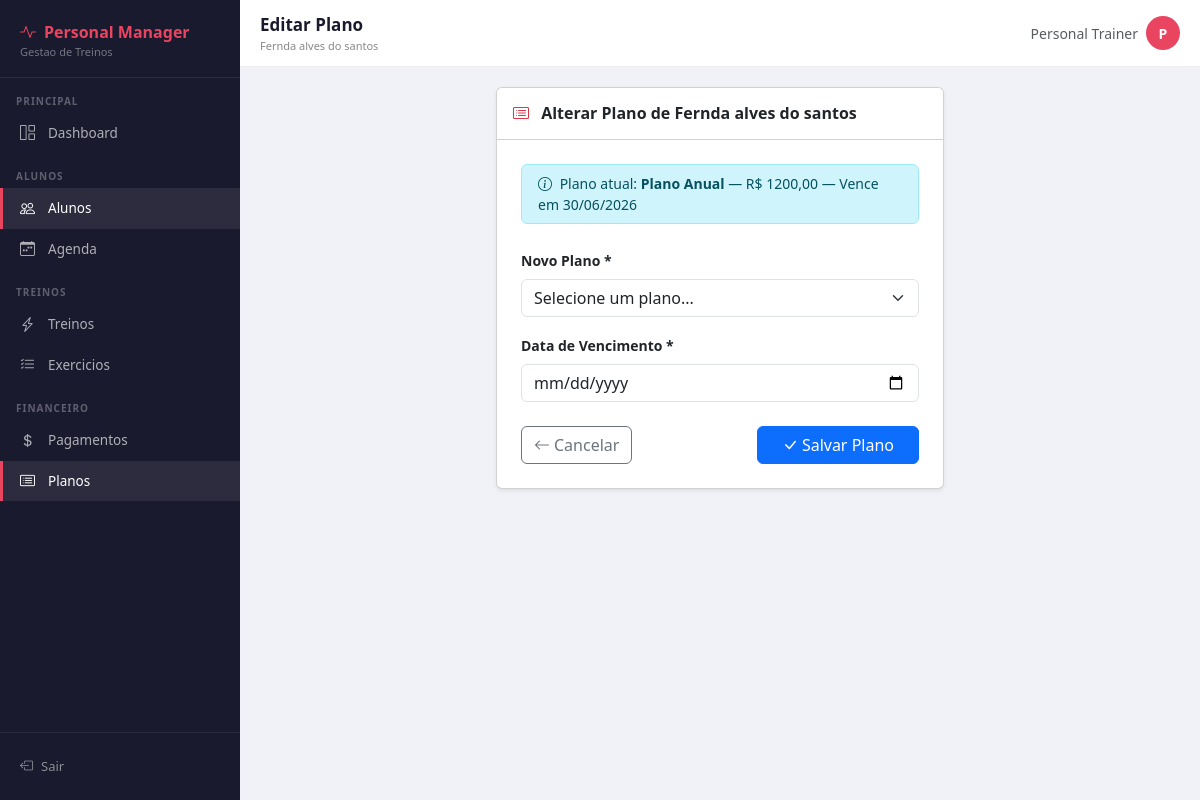
Screenshot of /financeiro/plano-aluno/32/ (signed in) with the database file from the repository.
### alunos/models.py (models this page shows, shortened)
class Aluno(models.Model):
    SEXO_CHOICES = [
        ('M', 'Masculino'),
        ('F', 'Feminino'),
        ('O', 'Outro'),
    ]
    usuario            = models.OneToOneField(User, on_delete=models.SET_NULL, null=True, blank=True)
    nome               = models.CharField(max_length=100)
    telefone           = models.CharField(max_length=20)
    email              = models.EmailField(unique=True)
    data_nascimento    = models.DateField(null=True, blank=True)
    sexo               = models.CharField(max_length=1, choices=SEXO_CHOICES, default='M')
    cep                = models.CharField(max_length=9, blank=True)
    logradouro         = models.CharField(max_length=200, blank=True)
    bairro             = models.CharField(max_length=100, blank=True)
    cidade             = models.CharField(max_length=100, blank=True)
    estado             = models.CharField(max_length=2, blank=True)
    objetivo           = models.TextField(blank=True)
    ativo              = models.BooleanField(default=True)
    aceite_lgpd        = models.BooleanField(default=False, verbose_name='Aceitou a LGPD')
    data_aceite_lgpd   = models.DateTimeField(null=True, blank=True, verbose_name='Data do aceite LGPD')
    criado_em          = models.DateTimeField(auto_now_add=True)
    atualizado_em      = models.DateTimeField(auto_now=True)
    class Meta:
        verbose_name        = 'Aluno'
        verbose_name_plural = 'Alunos'
        ordering            = ['nome']

### financeiro/models.py (models this page shows, shortened)
class Pagamento(models.Model):
    FORMA_CHOICES = [
        ('dinheiro', 'Dinheiro'),
        ('pix', 'PIX'),
        ('cartao_credito', 'Cartão de Crédito'),
        ('cartao_debito', 'Cartão de Débito'),
        ('transferencia', 'Transferência'),
    ]
    aluno = models.ForeignKey(Aluno, on_delete=models.CASCADE, related_name='pagamentos')
    plano = models.ForeignKey(Plano, on_delete=models.SET_NULL, null=True)
    valor = models.DecimalField(max_digits=8, decimal_places=2)
    data_vencimento = models.DateField()
    data_pagamento = models.DateField(null=True, blank=True)
    pago = models.BooleanField(default=False)
    forma_pagamento = models.CharField(max_length=20, choices=FORMA_CHOICES, blank=True)
    observacoes = models.TextField(blank=True)
    criado_em = models.DateTimeField(auto_now_add=True)
    class Meta:
        verbose_name = 'Pagamento'
        verbose_name_plural = 'Pagamentos'
        ordering = ['-data_vencimento']

class Plano(models.Model):
    nome = models.CharField(max_length=100)
    valor = models.DecimalField(max_digits=8, decimal_places=2)
    duracao = models.PositiveIntegerField(help_text='Duração em dias')
    descricao = models.TextField(blank=True)
    ativo = models.BooleanField(default=True)
    class Meta:
        verbose_name = 'Plano'
        verbose_name_plural = 'Planos'
        ordering = ['valor']

### financeiro/views.py (the view, shortened to what this page needs)
# urls.py: path('plano-aluno/<int:aluno_pk>/', views.plano_aluno,   name='plano_aluno'),
@login_required
def plano_aluno(request, aluno_pk):
    aluno = get_object_or_404(Aluno, pk=aluno_pk)
    planos = Plano.objects.filter(ativo=True)
    pagamento_atual = Pagamento.objects.filter(
        aluno=aluno, pago=False
    ).order_by('-criado_em').first()
    return render(request, 'financeiro/plano_aluno.html', {
        'aluno': aluno,
        'planos': planos,
        'pagamento_atual': pagamento_atual,
    })

### financeiro/templates/financeiro/plano_aluno.html (shortened to what this page needs)
{% extends 'core/base.html' %}
{% block page_title %}Editar Plano{% endblock %}
{% block page_subtitle %}{{ aluno.nome }}{% endblock %}
{% block content %}
<div class="row justify-content-center">
  <div class="col-lg-6">
    <div class="card shadow-sm">
      <div class="card-header bg-white py-3">
        <h6 class="mb-0 fw-bold">
          <i class="bi bi-card-list me-2 text-danger"></i>
          Alterar Plano de {{ aluno.nome }}
        </h6>
      </div>
      <div class="card-body p-4">
        {% if pagamento_atual %}
        <div class="alert alert-info py-2 small mb-4">
          <i class="bi bi-info-circle me-1"></i>
          Plano atual: <strong>{{ pagamento_atual.plano.nome }}</strong>
          — R$ {{ pagamento_atual.plano.valor }}
          — Vence em {{ pagamento_atual.data_vencimento|date:"d/m/Y" }}
        </div>
        {% endif %}
        <form method="post">
          <div class="mb-3">
            <label class="form-label fw-semibold small">Novo Plano *</label>
            <select name="plano_id" class="form-select" required id="selectPlano" onchange="atualizarValor()">
              <option value="">Selecione um plano...</option>
            </select>
          </div>
          <div class="mb-4">
            <label class="form-label fw-semibold small">Data de Vencimento *</label>
            <input type="date" name="data_vencimento" class="form-control" required
                   min="{{ hoje|date:'Y-m-d' }}" id="dataVencimento">
          </div>
          <div class="d-flex justify-content-between">
            <a href="{% url 'detalhe_aluno' aluno.pk %}" class="btn btn-outline-secondary">
              <i class="bi bi-arrow-left me-1"></i>Cancelar
            </a>
            <button type="submit" class="btn btn-primary px-4">
              <i class="bi bi-check-lg me-1"></i>Salvar Plano
            </button>
          </div>
        </form>
      </div>
    </div>
  </div>
</div>
{% endblock %}

### core/templates/core/base.html (shortened to what this page needs)
<!DOCTYPE html>
<html lang="pt-br">
<head>
  <link href="https://cdn.jsdelivr.net/npm/bootstrap@5.3.0/dist/css/bootstrap.min.css" rel="stylesheet">
  <link href="https://cdn.jsdelivr.net/npm/bootstrap-icons@1.11.0/font/bootstrap-icons.css" rel="stylesheet">
</head>
<body>
<div class="sidebar" id="sidebar">
  <div class="sidebar-brand">
    <div class="brand-name"><i class="bi bi-activity me-2"></i>Personal Manager</div>
    <div class="brand-sub">Gestao de Treinos</div>
  </div>
  <div class="sidebar-section">Principal</div>
  <ul class="nav flex-column">
    <li class="nav-item">
      <a href="{% url 'dashboard' %}" class="{% if request.resolver_match.url_name == 'dashboard' %}active{% endif %}" onclick="closeSidebar()">
        <i class="bi bi-grid-1x2"></i> Dashboard
      </a>
    </li>
  </ul>
  <div class="sidebar-section">Alunos</div>
  <ul class="nav flex-column">
    <li class="nav-item">
      <a href="{% url 'lista_alunos' %}" class="{% if 'aluno' in request.resolver_match.url_name %}active{% endif %}" onclick="closeSidebar()">
        <i class="bi bi-people"></i> Alunos
      </a>
    </li>
    <li class="nav-item">
      <a href="{% url 'agenda_personal' %}" class="{% if 'agenda' in request.resolver_match.url_name %}active{% endif %}" onclick="closeSidebar()">
        <i class="bi bi-calendar-week"></i> Agenda
      </a>
    </li>
  </ul>
  <div class="sidebar-section">Treinos</div>
  <ul class="nav flex-column">
    <li class="nav-item">
      <a href="{% url 'lista_treinos' %}" class="{% if 'treino' in request.resolver_match.url_name %}active{% endif %}" onclick="closeSidebar()">
        <i class="bi bi-lightning-charge"></i> Treinos
      </a>
    </li>
    <li class="nav-item">
      <a href="{% url 'lista_exercicios' %}" class="{% if 'exercicio' in request.resolver_match.url_name %}active{% endif %}" onclick="closeSidebar()">
        <i class="bi bi-list-check"></i> Exercicios
      </a>
    </li>
  </ul>
  <div class="sidebar-section">Financeiro</div>
  <ul class="nav flex-column">
    <li class="nav-item">
      <a href="{% url 'lista_pagamentos' %}" class="{% if 'pagamento' in request.resolver_match.url_name %}active{% endif %}" onclick="closeSidebar()">
        <i class="bi bi-currency-dollar"></i> Pagamentos
      </a>
    </li>
    <li class="nav-item">
      <a href="{% url 'lista_planos' %}" class="{% if 'plano' in request.resolver_match.url_name %}active{% endif %}" onclick="closeSidebar()">
        <i class="bi bi-card-list"></i> Planos
      </a>
    </li>
  </ul>
  <div class="sidebar-footer">
    <a href="{% url 'logout' %}">
      <i class="bi bi-box-arrow-left"></i> Sair
    </a>
  </div>
</div>
<div class="main-content">
  <div class="topbar">
    <div class="d-flex align-items-center gap-2" style="min-width:0;">
      <div style="min-width:0;">
        <div class="page-title">{% block page_title %}{% endblock %}</div>
        <div class="page-subtitle">{% block page_subtitle %}{% endblock %}</div>
      </div>
    </div>
    <div class="d-flex align-items-center gap-2" style="flex-shrink:0;">
      <span class="text-muted small d-none d-md-inline">
        {{ request.user.get_full_name|default:request.user.username }}
      </span>
      <div class="rounded-circle d-flex align-items-center justify-content-center"
           style="width:34px;height:34px;background:var(--red);color:#fff;font-weight:700;font-size:14px;flex-shrink:0;">
        {{ request.user.username|first|upper }}
      </div>
    </div>
  </div>
  <div class="content-area">
    {% block content %}{% endblock %}
  </div>
</div>
</body>
</html>

### core/templates/core/base.html (style rules this page uses)
:root { --red: #e94560; --dark: #1a1a2e; --navy: #0f3460; --teal: #1abc9c; }
* { box-sizing: border-box; }
body { background: #f0f2f7; min-height: 100vh; overflow-x: hidden; }
.sidebar { width: 240px; min-height: 100vh; background: var(--dark); position: fixed; top: 0; left: 0; z-index: 1000; display: flex; flex-direction: column; transition: transform .3s ease; }
.sidebar-brand { padding: 20px 20px 16px; border-bottom: 1px solid rgba(255,255,255,.08); }
.sidebar-brand .brand-name { color: var(--red); font-weight: 700; font-size: 16px; white-space: nowrap; overflow: hidden; text-overflow: ellipsis; }
.sidebar-brand .brand-sub { color: rgba(255,255,255,.4); font-size: 11px; }
.sidebar-section { padding: 16px 16px 4px; font-size: 10px; font-weight: 700; letter-spacing: 1px; text-transform: uppercase; color: rgba(255,255,255,.3); }
.nav-item a { display: flex; align-items: center; gap: 10px; padding: 9px 20px; color: rgba(255,255,255,.65); text-decoration: none; font-size: 13.5px; transition: all .2s; white-space: nowrap; }
.nav-item a:hover, .nav-item a.active { color: #fff; background: rgba(255,255,255,.08); border-left: 3px solid var(--red); padding-left: 17px; }
.nav-item a i { font-size: 15px; width: 18px; flex-shrink: 0; }
.sidebar-footer { margin-top: auto; padding: 16px; border-top: 1px solid rgba(255,255,255,.08); }
.sidebar-footer a { display: flex; align-items: center; gap: 8px; color: rgba(255,255,255,.5); font-size: 13px; text-decoration: none; padding: 8px 4px; }
.main-content { margin-left: 240px; min-height: 100vh; min-width: 0; overflow-x: hidden; }
.topbar { background: #fff; padding: 12px 20px; border-bottom: 1px solid #eee; display: flex; align-items: center; justify-content: space-between; position: sticky; top: 0; z-index: 99; flex-wrap: wrap; gap: 8px; }
.topbar .page-title { font-weight: 700; font-size: 17px; color: var(--dark); white-space: nowrap; overflow: hidden; text-overflow: ellipsis; max-width: 60vw; }
.topbar .page-subtitle { font-size: 11px; color: #888; }
.content-area { padding: 20px; overflow-x: hidden; }
.card { overflow: hidden; }

### rows the page displays
Aluno: nome "Fernda alves do santos"
Pagamento: plano.nome "Plano Anual", plano.valor "1200,00", data_vencimento "30/06/2026"

### other values shown
{{ request.user.get_full_name|default:request.user.username }} "Personal Trainer"
{{ request.user.username|first|upper }} "P"
